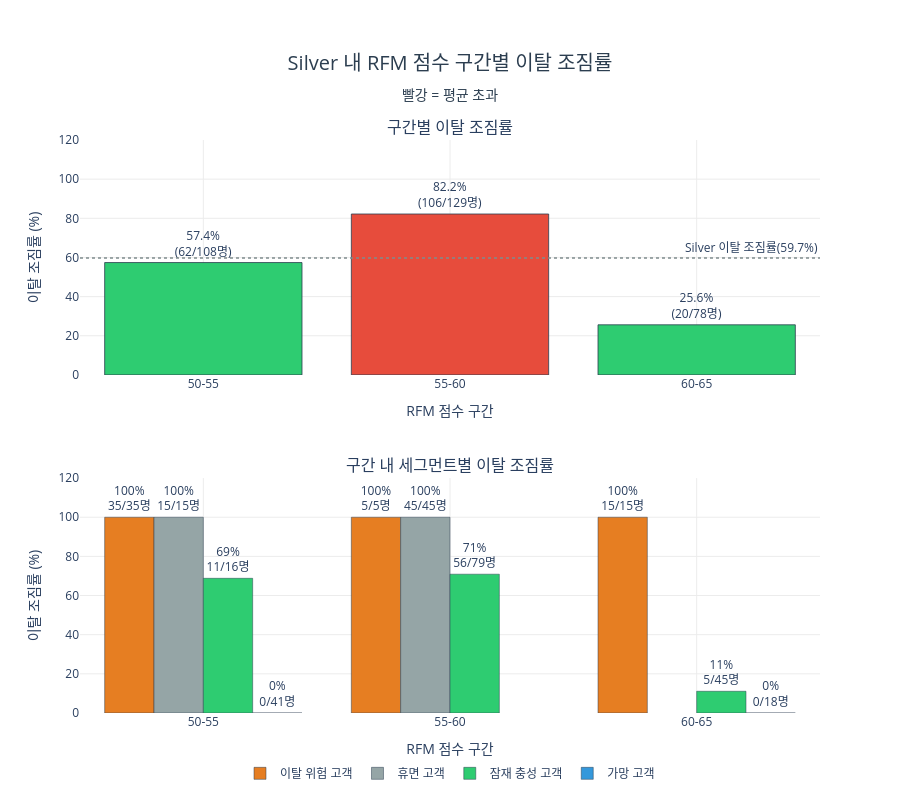

Write notebook code for a chart like this one.
### Code cell
avg_rate = round(h41_data['이탈조짐'].mean() * 100, 1)
colors = ['#e74c3c' if r > avg_rate else '#2ecc71' for r in h41_bin['이탈조짐률']]

fig = make_subplots(
    rows=2, cols=1,
    subplot_titles=['구간별 이탈 조짐률', '구간 내 세그먼트별 이탈 조짐률'],
    vertical_spacing=0.18
)

fig.add_trace(go.Bar(
    x=h41_bin['점수구간'].astype(str),
    y=h41_bin['이탈조짐률'],
    text=[
        f"{row['이탈조짐률']:.1f}%<br>({int(row['이탈조짐수'])}/{int(row['고객수'])}명)"
        for _, row in h41_bin.iterrows()
    ],
    textposition='outside',
    marker=dict(color=colors, line=dict(color='#2c3e50', width=0.8)),
    showlegend=False,
), row=1, col=1)

seg_order = ['이탈 위험 고객', '휴면 고객', '잠재 충성 고객', '가망 고객']
for seg in seg_order:
    sub = h41_seg[h41_seg['세그먼트'] == seg]
    if len(sub) == 0:
        continue
    fig.add_trace(go.Bar(
        x=sub['점수구간'].astype(str),
        y=sub['이탈조짐률'],
        name=seg,
        marker=dict(color=seg_color.get(seg, '#cccccc'), line=dict(color='#2c3e50', width=0.5)),
        text=[f"{v:.0f}%<br>{n}/{t}명" for v, n, t in zip(sub['이탈조짐률'], sub['이탈조짐수'], sub['고객수'])],
        textposition='outside',
    ), row=2, col=1)

fig.add_hline(
    y=avg_rate,
    line_dash='dot', line_color='#7f8c8d', line_width=1.5,
    annotation_text=f'Silver 이탈 조짐률({avg_rate}%)',
    annotation_position='top right',
    row=1, col=1
)

fig.update_layout(
    title=dict(
        text='Silver 내 RFM 점수 구간별 이탈 조짐률<br><sub>빨강 = 평균 초과</sub>',
        font=dict(size=20, color='#2c3e50'), x=0.5, xanchor='center'
    ),
    barmode='group',
    plot_bgcolor='white',
    margin=dict(t=140),
    height=800,
    legend=dict(orientation='h', yanchor='top', y=-0.08, xanchor='center', x=0.5)
)
fig.update_xaxes(gridcolor='#ececec')
fig.update_yaxes(gridcolor='#ececec')
fig.update_xaxes(title_text='RFM 점수 구간', row=1, col=1)
fig.update_yaxes(title_text='이탈 조짐률 (%)', range=[0, 120], row=1, col=1)
fig.update_xaxes(title_text='RFM 점수 구간', row=2, col=1)
fig.update_yaxes(title_text='이탈 조짐률 (%)', range=[0, 120], row=2, col=1)
fig.show()

### Figure 1 — Plotly figure (JSON) as saved in the notebook; plotly's stock layout.template omitted (floating-point values rounded to 4 significant figures)
{"data": [{"marker": {"color": ["#2ecc71", "#e74c3c", "#2ecc71"], "line": {"color": "#2c3e50", "width": 0.8}}, "showlegend": false, "text": ["57.4%<br>(62/108명)", "82.2%<br>(106/129명)", "25.6%<br>(20/78명)"], "textposition": "outside", "type": "bar", "x": ["50-55", "55-60", "60-65"], "xaxis": "x", "y": [57.4, 82.2, 25.6], "yaxis": "y"}, {"marker": {"color": "#e67e22", "line": {"color": "#2c3e50", "width": 0.5}}, "name": "이탈 위험 고객", "text": ["100%<br>35/35명", "100%<br>5/5명", "100%<br>15/15명"], "textposition": "outside", "type": "bar", "x": ["50-55", "55-60", "60-65"], "xaxis": "x2", "y": [100.0, 100.0, 100.0], "yaxis": "y2"}, {"marker": {"color": "#95a5a6", "line": {"color": "#2c3e50", "width": 0.5}}, "name": "휴면 고객", "text": ["100%<br>15/15명", "100%<br>45/45명"], "textposition": "outside", "type": "bar", "x": ["50-55", "55-60"], "xaxis": "x2", "y": [100.0, 100.0], "yaxis": "y2"}, {"marker": {"color": "#2ecc71", "line": {"color": "#2c3e50", "width": 0.5}}, "name": "잠재 충성 고객", "text": ["69%<br>11/16명", "71%<br>56/79명", "11%<br>5/45명"], "textposition": "outside", "type": "bar", "x": ["50-55", "55-60", "60-65"], "xaxis": "x2", "y": [68.8, 70.9, 11.1], "yaxis": "y2"}, {"marker": {"color": "#3498db", "line": {"color": "#2c3e50", "width": 0.5}}, "name": "가망 고객", "text": ["0%<br>0/41명", "0%<br>0/18명"], "textposition": "outside", "type": "bar", "x": ["50-55", "60-65"], "xaxis": "x2", "y": [0.0, 0.0], "yaxis": "y2"}], "layout": {"annotations": [{"font": {"size": 16}, "showarrow": false, "text": "구간별 이탈 조짐률", "x": 0.5, "xanchor": "center", "xref": "paper", "y": 1, "yanchor": "bottom", "yref": "paper"}, {"font": {"size": 16}, "showarrow": false, "text": "구간 내 세그먼트별 이탈 조짐률", "x": 0.5, "xanchor": "center", "xref": "paper", "y": 0.41, "yanchor": "bottom", "yref": "paper"}, {"showarrow": false, "text": "Silver 이탈 조짐률(59.7%)", "x": 1, "xanchor": "right", "xref": "x domain", "y": 59.7, "yanchor": "bottom", "yref": "y"}], "barmode": "group", "height": 800, "legend": {"orientation": "h", "x": 0.5, "xanchor": "center", "y": -0.08, "yanchor": "top"}, "margin": {"t": 140}, "plot_bgcolor": "white", "shapes": [{"line": {"color": "#7f8c8d", "dash": "dot", "width": 1.5}, "type": "line", "x0": 0, "x1": 1, "xref": "x domain", "y0": 59.7, "y1": 59.7, "yref": "y"}], "title": {"font": {"color": "#2c3e50", "size": 20}, "text": "Silver 내 RFM 점수 구간별 이탈 조짐률<br><sub>빨강 = 평균 초과</sub>", "x": 0.5, "xanchor": "center"}, "xaxis": {"anchor": "y", "domain": [0, 1], "gridcolor": "#ececec", "title": {"text": "RFM 점수 구간"}}, "xaxis2": {"anchor": "y2", "domain": [0, 1], "gridcolor": "#ececec", "title": {"text": "RFM 점수 구간"}}, "yaxis": {"anchor": "x", "domain": [0.59, 1], "gridcolor": "#ececec", "range": [0, 120], "title": {"text": "이탈 조짐률 (%)"}}, "yaxis2": {"anchor": "x2", "domain": [0, 0.41], "gridcolor": "#ececec", "range": [0, 120], "title": {"text": "이탈 조짐률 (%)"}}}}
